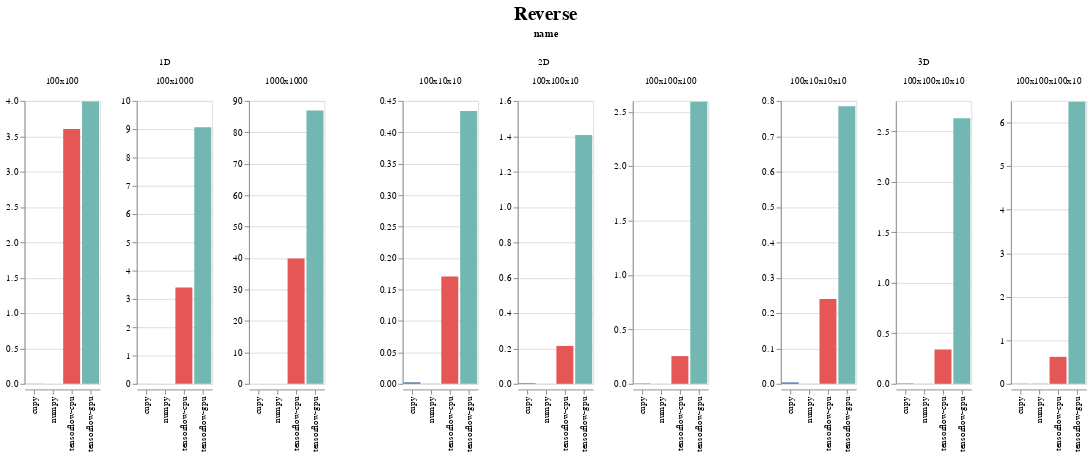

Notebook code for this chart:
### Code cell
display_chart('Reverse')

### Figure 1 — Vega-Lite specification as saved in the notebook (floating-point values rounded to 4 significant figures)
{"config": {"view": {"continuousWidth": 400, "continuousHeight": 300}, "title": {"anchor": "middle", "fontSize": 20, "offset": 5, "orient": "top"}}, "data": {"name": "data-5b74f0fc4a2b6d8491cc252c109c019f"}, "facet": {"column": {"type": "nominal", "field": "name"}}, "spec": {"mark": "bar", "encoding": {"color": {"type": "nominal", "field": "backend", "legend": null}, "column": {"type": "nominal", "field": "shape_str", "sort": {"field": "input_size", "order": "ascending"}, "title": ""}, "x": {"type": "nominal", "axis": {"title": ""}, "field": "backend"}, "y": {"type": "quantitative", "axis": {"title": ""}, "field": "avg_time", "sort": "-x"}}, "resolve": {"scale": {"y": "independent"}}, "title": ""}, "spacing": 50, "title": "Reverse", "$schema": "https://vega.github.io/schema/vega-lite/v4.0.2.json", "datasets": {"data-5b74f0fc4a2b6d8491cc252c109c019f": [{"avg_time": 0.001995, "backend": "cupy", "evoflow_version": "0.5.0", "generations": 10, "group": "Reverse", "input_size": 10000, "max_time": 0.001995, "min_time": 0.001994, "name": "1D", "num_runs": 3, "shape": [100, 100], "shape_str": "100x100", "std_time": 4.899e-07, "system": {"os": {"name": "Windows", "version": "10.0.18362"}, "memory": {"unit": "MB", "used": 20980, "total": 65451}, "cpu": {"name": "Intel64 Family 6 Model 158 Stepping 10, GenuineIntel", "cores": 12, "freqency": 3696.0}, "python": {"numpy": "1.18.3", "tensorflow": {"visible_gpu": ["/physical_device:GPU:0"], "version": "2.2.0"}, "cupy": "7.2.0"}, "gpu": [{"memory": {"unit": "MB", "total": 11264, "used": 2106}, "temperature": {"unit": "C"}, "driver": "445.87", "index": "0", "name": "GeForce RTX 2080 Ti", "value": "60", "usage": "3"}]}, "test_name": "Reverse1D", "test_type": "OP", "ts": 1590449607}, {"avg_time": 3.991, "backend": "tensorflow-gpu", "evoflow_version": "0.5.0", "generations": 10, "group": "Reverse", "input_size": 10000, "max_time": 4.51, "min_time": 3.655, "name": "1D", "num_runs": 3, "shape": [100, 100], "shape_str": "100x100", "std_time": 0.3723, "system": {"os": {"name": "Windows", "version": "10.0.18362"}, "memory": {"unit": "MB", "used": 20986, "total": 65451}, "cpu": {"name": "Intel64 Family 6 Model 158 Stepping 10, GenuineIntel", "cores": 12, "freqency": 3696.0}, "python": {"numpy": "1.18.3", "tensorflow": {"visible_gpu": ["/physical_device:GPU:0"], "version": "2.2.0"}, "cupy": "7.2.0"}, "gpu": [{"memory": {"unit": "MB", "total": 11264, "used": 2137}, "temperature": {"unit": "C"}, "driver": "445.87", "index": "0", "name": "GeForce RTX 2080 Ti", "value": "60", "usage": "2"}]}, "test_name": "Reverse1D", "test_type": "OP", "ts": 1590449621}, {"avg_time": 0.002327, "backend": "cupy", "evoflow_version": "0.5.0", "generations": 10, "group": "Reverse", "input_size": 10000, "max_time": 0.002992, "min_time": 0.001994, "name": "2D", "num_runs": 3, "shape": [100, 10, 10], "shape_str": "100x10x10", "std_time": 0.0004704, "system": {"os": {"name": "Windows", "version": "10.0.18362"}, "memory": {"unit": "MB", "used": 20980, "total": 65451}, "cpu": {"name": "Intel64 Family 6 Model 158 Stepping 10, GenuineIntel", "cores": 12, "freqency": 3696.0}, "python": {"numpy": "1.18.3", "tensorflow": {"visible_gpu": ["/physical_device:GPU:0"], "version": "2.2.0"}, "cupy": "7.2.0"}, "gpu": [{"memory": {"unit": "MB", "total": 11264, "used": 2106}, "temperature": {"unit": "C"}, "driver": "445.87", "index": "0", "name": "GeForce RTX 2080 Ti", "value": "60", "usage": "3"}]}, "test_name": "Reverse2D", "test_type": "OP", "ts": 1590449607}, {"avg_time": 0.1705, "backend": "tensorflow-cpu", "evoflow_version": "0.5.0", "generations": 10, "group": "Reverse", "input_size": 10000, "max_time": 0.19, "min_time": 0.1581, "name": "2D", "num_runs": 3, "shape": [100, 10, 10], "shape_str": "100x10x10", "std_time": 0.01393, "system": {"os": {"name": "Windows", "version": "10.0.18362"}, "memory": {"unit": "MB", "used": 24110, "total": 65451}, "cpu": {"name": "Intel64 Family 6 Model 158 Stepping 10, GenuineIntel", "cores": 12, "freqency": 3696.0}, "python": {"numpy": "1.18.3", "tensorflow": {"visible_gpu": [], "version": "2.2.0"}, "cupy": "7.2.0"}, "gpu": []}, "test_name": "Reverse2D", "test_type": "OP", "ts": 1590452965}, {"avg_time": 3.604, "backend": "tensorflow-cpu", "evoflow_version": "0.5.0", "generations": 10, "group": "Reverse", "input_size": 10000, "max_time": 4.09, "min_time": 3.342, "name": "1D", "num_runs": 3, "shape": [100, 100], "shape_str": "100x100", "std_time": 0.3438, "system": {"os": {"name": "Windows", "version": "10.0.18362"}, "memory": {"unit": "MB", "used": 24110, "total": 65451}, "cpu": {"name": "Intel64 Family 6 Model 158 Stepping 10, GenuineIntel", "cores": 12, "freqency": 3696.0}, "python": {"numpy": "1.18.3", "tensorflow": {"visible_gpu": [], "version": "2.2.0"}, "cupy": "7.2.0"}, "gpu": []}, "test_name": "Reverse1D", "test_type": "OP", "ts": 1590452965}, {"avg_time": 0.0005023, "backend": "numpy", "evoflow_version": "0.5.0", "generations": 10, "group": "Reverse", "input_size": 10000, "max_time": 0.0009975, "min_time": 0.0, "name": "1D", "num_runs": 3, "shape": [100, 100], "shape_str": "100x100", "std_time": 0.0004073, "system": {"os": {"name": "Windows", "version": "10.0.18362"}, "memory": {"unit": "MB", "used": 20934, "total": 65451}, "cpu": {"name": "Intel64 Family 6 Model 158 Stepping 10, GenuineIntel", "cores": 12, "freqency": 3696.0}, "python": {"numpy": "1.18.3", "tensorflow": {"visible_gpu": ["/physical_device:GPU:0"], "version": "2.2.0"}, "cupy": "7.2.0"}, "gpu": []}, "test_name": "Reverse1D", "test_type": "OP", "ts": 1590449592}, {"avg_time": 0.434, "backend": "tensorflow-gpu", "evoflow_version": "0.5.0", "generations": 10, "group": "Reverse", "input_size": 10000, "max_time": 0.4583, "min_time": 0.4189, "name": "2D", "num_runs": 3, "shape": [100, 10, 10], "shape_str": "100x10x10", "std_time": 0.01735, "system": {"os": {"name": "Windows", "version": "10.0.18362"}, "memory": {"unit": "MB", "used": 20986, "total": 65451}, "cpu": {"name": "Intel64 Family 6 Model 158 Stepping 10, GenuineIntel", "cores": 12, "freqency": 3696.0}, "python": {"numpy": "1.18.3", "tensorflow": {"visible_gpu": ["/physical_device:GPU:0"], "version": "2.2.0"}, "cupy": "7.2.0"}, "gpu": [{"memory": {"unit": "MB", "total": 11264, "used": 2137}, "temperature": {"unit": "C"}, "driver": "445.87", "index": "0", "name": "GeForce RTX 2080 Ti", "value": "60", "usage": "2"}]}, "test_name": "Reverse2D", "test_type": "OP", "ts": 1590449621}, {"avg_time": 0.0003324, "backend": "numpy", "evoflow_version": "0.5.0", "generations": 10, "group": "Reverse", "input_size": 10000, "max_time": 0.0009971, "min_time": 0.0, "name": "2D", "num_runs": 3, "shape": [100, 10, 10], "shape_str": "100x10x10", "std_time": 0.00047, "system": {"os": {"name": "Windows", "version": "10.0.18362"}, "memory": {"unit": "MB", "used": 20934, "total": 65451}, "cpu": {"name": "Intel64 Family 6 Model 158 Stepping 10, GenuineIntel", "cores": 12, "freqency": 3696.0}, "python": {"numpy": "1.18.3", "tensorflow": {"visible_gpu": ["/physical_device:GPU:0"], "version": "2.2.0"}, "cupy": "7.2.0"}, "gpu": []}, "test_name": "Reverse2D", "test_type": "OP", "ts": 1590449592}, {"avg_time": 9.073, "backend": "tensorflow-gpu", "evoflow_version": "0.5.0", "generations": 10, "group": "Reverse", "input_size": 100000, "max_time": 9.769, "min_time": 8.686, "name": "1D", "num_runs": 3, "shape": [100, 1000], "shape_str": "100x1000", "std_time": 0.4933, "system": {"os": {"name": "Windows", "version": "10.0.18362"}, "memory": {"unit": "MB", "used": 20986, "total": 65451}, "cpu": {"name": "Intel64 Family 6 Model 158 Stepping 10, GenuineIntel", "cores": 12, "freqency": 3696.0}, "python": {"numpy": "1.18.3", "tensorflow": {"visible_gpu": ["/physical_device:GPU:0"], "version": "2.2.0"}, "cupy": "7.2.0"}, "gpu": [{"memory": {"unit": "MB", "total": 11264, "used": 2137}, "temperature": {"unit": "C"}, "driver": "445.87", "index": "0", "name": "GeForce RTX 2080 Ti", "value": "60", "usage": "2"}]}, "test_name": "Reverse1D", "test_type": "OP", "ts": 1590449621}, {"avg_time": 0.2399, "backend": "tensorflow-cpu", "evoflow_version": "0.5.0", "generations": 10, "group": "Reverse", "input_size": 100000, "max_time": 0.2643, "min_time": 0.2229, "name": "3D", "num_runs": 3, "shape": [100, 10, 10, 10], "shape_str": "100x10x10x10", "std_time": 0.0177, "system": {"os": {"name": "Windows", "version": "10.0.18362"}, "memory": {"unit": "MB", "used": 24110, "total": 65451}, "cpu": {"name": "Intel64 Family 6 Model 158 Stepping 10, GenuineIntel", "cores": 12, "freqency": 3696.0}, "python": {"numpy": "1.18.3", "tensorflow": {"visible_gpu": [], "version": "2.2.0"}, "cupy": "7.2.0"}, "gpu": []}, "test_name": "Reverse3D", "test_type": "OP", "ts": 1590452965}, {"avg_time": 0.2141, "backend": "tensorflow-cpu", "evoflow_version": "0.5.0", "generations": 10, "group": "Reverse", "input_size": 100000, "max_time": 0.2384, "min_time": 0.18, "name": "2D", "num_runs": 3, "shape": [100, 100, 10], "shape_str": "100x100x10", "std_time": 0.02481, "system": {"os": {"name": "Windows", "version": "10.0.18362"}, "memory": {"unit": "MB", "used": 24110, "total": 65451}, "cpu": {"name": "Intel64 Family 6 Model 158 Stepping 10, GenuineIntel", "cores": 12, "freqency": 3696.0}, "python": {"numpy": "1.18.3", "tensorflow": {"visible_gpu": [], "version": "2.2.0"}, "cupy": "7.2.0"}, "gpu": []}, "test_name": "Reverse2D", "test_type": "OP", "ts": 1590452965}, {"avg_time": 3.404, "backend": "tensorflow-cpu", "evoflow_version": "0.5.0", "generations": 10, "group": "Reverse", "input_size": 100000, "max_time": 3.659, "min_time": 3.264, "name": "1D", "num_runs": 3, "shape": [100, 1000], "shape_str": "100x1000", "std_time": 0.1805, "system": {"os": {"name": "Windows", "version": "10.0.18362"}, "memory": {"unit": "MB", "used": 24110, "total": 65451}, "cpu": {"name": "Intel64 Family 6 Model 158 Stepping 10, GenuineIntel", "cores": 12, "freqency": 3696.0}, "python": {"numpy": "1.18.3", "tensorflow": {"visible_gpu": [], "version": "2.2.0"}, "cupy": "7.2.0"}, "gpu": []}, "test_name": "Reverse1D", "test_type": "OP", "ts": 1590452965}, {"avg_time": 0.0003324, "backend": "numpy", "evoflow_version": "0.5.0", "generations": 10, "group": "Reverse", "input_size": 100000, "max_time": 0.0009971, "min_time": 0.0, "name": "2D", "num_runs": 3, "shape": [100, 100, 10], "shape_str": "100x100x10", "std_time": 0.00047, "system": {"os": {"name": "Windows", "version": "10.0.18362"}, "memory": {"unit": "MB", "used": 20934, "total": 65451}, "cpu": {"name": "Intel64 Family 6 Model 158 Stepping 10, GenuineIntel", "cores": 12, "freqency": 3696.0}, "python": {"numpy": "1.18.3", "tensorflow": {"visible_gpu": ["/physical_device:GPU:0"], "version": "2.2.0"}, "cupy": "7.2.0"}, "gpu": []}, "test_name": "Reverse2D", "test_type": "OP", "ts": 1590449592}, {"avg_time": 0.0003325, "backend": "numpy", "evoflow_version": "0.5.0", "generations": 10, "group": "Reverse", "input_size": 100000, "max_time": 0.0009975, "min_time": 0.0, "name": "3D", "num_runs": 3, "shape": [100, 10, 10, 10], "shape_str": "100x10x10x10", "std_time": 0.0004702, "system": {"os": {"name": "Windows", "version": "10.0.18362"}, "memory": {"unit": "MB", "used": 20934, "total": 65451}, "cpu": {"name": "Intel64 Family 6 Model 158 Stepping 10, GenuineIntel", "cores": 12, "freqency": 3696.0}, "python": {"numpy": "1.18.3", "tensorflow": {"visible_gpu": ["/physical_device:GPU:0"], "version": "2.2.0"}, "cupy": "7.2.0"}, "gpu": []}, "test_name": "Reverse3D", "test_type": "OP", "ts": 1590449592}, {"avg_time": 1.407, "backend": "tensorflow-gpu", "evoflow_version": "0.5.0", "generations": 10, "group": "Reverse", "input_size": 100000, "max_time": 1.668, "min_time": 1.225, "name": "2D", "num_runs": 3, "shape": [100, 100, 10], "shape_str": "100x100x10", "std_time": 0.1893, "system": {"os": {"name": "Windows", "version": "10.0.18362"}, "memory": {"unit": "MB", "used": 20986, "total": 65451}, "cpu": {"name": "Intel64 Family 6 Model 158 Stepping 10, GenuineIntel", "cores": 12, "freqency": 3696.0}, "python": {"numpy": "1.18.3", "tensorflow": {"visible_gpu": ["/physical_device:GPU:0"], "version": "2.2.0"}, "cupy": "7.2.0"}, "gpu": [{"memory": {"unit": "MB", "total": 11264, "used": 2137}, "temperature": {"unit": "C"}, "driver": "445.87", "index": "0", "name": "GeForce RTX 2080 Ti", "value": "60", "usage": "2"}]}, "test_name": "Reverse2D", "test_type": "OP", "ts": 1590449621}, {"avg_time": 0.0003324, "backend": "numpy", "evoflow_version": "0.5.0", "generations": 10, "group": "Reverse", "input_size": 100000, "max_time": 0.0009973, "min_time": 0.0, "name": "1D", "num_runs": 3, "shape": [100, 1000], "shape_str": "100x1000", "std_time": 0.0004701, "system": {"os": {"name": "Windows", "version": "10.0.18362"}, "memory": {"unit": "MB", "used": 20934, "total": 65451}, "cpu": {"name": "Intel64 Family 6 Model 158 Stepping 10, GenuineIntel", "cores": 12, "freqency": 3696.0}, "python": {"numpy": "1.18.3", "tensorflow": {"visible_gpu": ["/physical_device:GPU:0"], "version": "2.2.0"}, "cupy": "7.2.0"}, "gpu": []}, "test_name": "Reverse1D", "test_type": "OP", "ts": 1590449592}, {"avg_time": 0.001662, "backend": "cupy", "evoflow_version": "0.5.0", "generations": 10, "group": "Reverse", "input_size": 100000, "max_time": 0.001995, "min_time": 0.0009973, "name": "1D", "num_runs": 3, "shape": [100, 1000], "shape_str": "100x1000", "std_time": 0.0004702, "system": {"os": {"name": "Windows", "version": "10.0.18362"}, "memory": {"unit": "MB", "used": 20980, "total": 65451}, "cpu": {"name": "Intel64 Family 6 Model 158 Stepping 10, GenuineIntel", "cores": 12, "freqency": 3696.0}, "python": {"numpy": "1.18.3", "tensorflow": {"visible_gpu": ["/physical_device:GPU:0"], "version": "2.2.0"}, "cupy": "7.2.0"}, "gpu": [{"memory": {"unit": "MB", "total": 11264, "used": 2106}, "temperature": {"unit": "C"}, "driver": "445.87", "index": "0", "name": "GeForce RTX 2080 Ti", "value": "60", "usage": "3"}]}, "test_name": "Reverse1D", "test_type": "OP", "ts": 1590449607}, {"avg_time": 0.7849, "backend": "tensorflow-gpu", "evoflow_version": "0.5.0", "generations": 10, "group": "Reverse", "input_size": 100000, "max_time": 0.7939, "min_time": 0.772, "name": "3D", "num_runs": 3, "shape": [100, 10, 10, 10], "shape_str": "100x10x10x10", "std_time": 0.009387, "system": {"os": {"name": "Windows", "version": "10.0.18362"}, "memory": {"unit": "MB", "used": 20986, "total": 65451}, "cpu": {"name": "Intel64 Family 6 Model 158 Stepping 10, GenuineIntel", "cores": 12, "freqency": 3696.0}, "python": {"numpy": "1.18.3", "tensorflow": {"visible_gpu": ["/physical_device:GPU:0"], "version": "2.2.0"}, "cupy": "7.2.0"}, "gpu": [{"memory": {"unit": "MB", "total": 11264, "used": 2137}, "temperature": {"unit": "C"}, "driver": "445.87", "index": "0", "name": "GeForce RTX 2080 Ti", "value": "60", "usage": "2"}]}, "test_name": "Reverse3D", "test_type": "OP", "ts": 1590449621}, {"avg_time": 0.003989, "backend": "cupy", "evoflow_version": "0.5.0", "generations": 10, "group": "Reverse", "input_size": 100000, "max_time": 0.004986, "min_time": 0.002992, "name": "3D", "num_runs": 3, "shape": [100, 10, 10, 10], "shape_str": "100x10x10x10", "std_time": 0.0008142, "system": {"os": {"name": "Windows", "version": "10.0.18362"}, "memory": {"unit": "MB", "used": 20980, "total": 65451}, "cpu": {"name": "Intel64 Family 6 Model 158 Stepping 10, GenuineIntel", "cores": 12, "freqency": 3696.0}, "python": {"numpy": "1.18.3", "tensorflow": {"visible_gpu": ["/physical_device:GPU:0"], "version": "2.2.0"}, "cupy": "7.2.0"}, "gpu": [{"memory": {"unit": "MB", "total": 11264, "used": 2106}, "temperature": {"unit": "C"}, "driver": "445.87", "index": "0", "name": "GeForce RTX 2080 Ti", "value": "60", "usage": "3"}]}, "test_name": "Reverse3D", "test_type": "OP", "ts": 1590449607}, {"avg_time": 0.003657, "backend": "cupy", "evoflow_version": "0.5.0", "generations": 10, "group": "Reverse", "input_size": 100000, "max_time": 0.004987, "min_time": 0.002991, "name": "2D", "num_runs": 3, "shape": [100, 100, 10], "shape_str": "100x100x10", "std_time": 0.0009405, "system": {"os": {"name": "Windows", "version": "10.0.18362"}, "memory": {"unit": "MB", "used": 20980, "total": 65451}, "cpu": {"name": "Intel64 Family 6 Model 158 Stepping 10, GenuineIntel", "cores": 12, "freqency": 3696.0}, "python": {"numpy": "1.18.3", "tensorflow": {"visible_gpu": ["/physical_device:GPU:0"], "version": "2.2.0"}, "cupy": "7.2.0"}, "gpu": [{"memory": {"unit": "MB", "total": 11264, "used": 2106}, "temperature": {"unit": "C"}, "driver": "445.87", "index": "0", "name": "GeForce RTX 2080 Ti", "value": "60", "usage": "3"}]}, "test_name": "Reverse2D", "test_type": "OP", "ts": 1590449607}, {"avg_time": 86.92, "backend": "tensorflow-gpu", "evoflow_version": "0.5.0", "generations": 10, "group": "Reverse", "input_size": 1000000, "max_time": 112.4, "min_time": 63.59, "name": "1D", "num_runs": 3, "shape": [1000, 1000], "shape_str": "1000x1000", "std_time": 19.99, "system": {"os": {"name": "Windows", "version": "10.0.18362"}, "memory": {"unit": "MB", "used": 20986, "total": 65451}, "cpu": {"name": "Intel64 Family 6 Model 158 Stepping 10, GenuineIntel", "cores": 12, "freqency": 3696.0}, "python": {"numpy": "1.18.3", "tensorflow": {"visible_gpu": ["/physical_device:GPU:0"], "version": "2.2.0"}, "cupy": "7.2.0"}, "gpu": [{"memory": {"unit": "MB", "total": 11264, "used": 2137}, "temperature": {"unit": "C"}, "driver": "445.87", "index": "0", "name": "GeForce RTX 2080 Ti", "value": "60", "usage": "2"}]}, "test_name": "Reverse1D", "test_type": "OP", "ts": 1590449621}, {"avg_time": 0.00133, "backend": "cupy", "evoflow_version": "0.5.0", "generations": 10, "group": "Reverse", "input_size": 1000000, "max_time": 0.001995, "min_time": 0.0009973, "name": "1D", "num_runs": 3, "shape": [1000, 1000], "shape_str": "1000x1000", "std_time": 0.00047, "system": {"os": {"name": "Windows", "version": "10.0.18362"}, "memory": {"unit": "MB", "used": 20980, "total": 65451}, "cpu": {"name": "Intel64 Family 6 Model 158 Stepping 10, GenuineIntel", "cores": 12, "freqency": 3696.0}, "python": {"numpy": "1.18.3", "tensorflow": {"visible_gpu": ["/physical_device:GPU:0"], "version": "2.2.0"}, "cupy": "7.2.0"}, "gpu": [{"memory": {"unit": "MB", "total": 11264, "used": 2106}, "temperature": {"unit": "C"}, "driver": "445.87", "index": "0", "name": "GeForce RTX 2080 Ti", "value": "60", "usage": "3"}]}, "test_name": "Reverse1D", "test_type": "OP", "ts": 1590449607}, {"avg_time": 2.592, "backend": "tensorflow-gpu", "evoflow_version": "0.5.0", "generations": 10, "group": "Reverse", "input_size": 1000000, "max_time": 5.464, "min_time": 0.9096, "name": "2D", "num_runs": 3, "shape": [100, 100, 100], "shape_str": "100x100x100", "std_time": 2.041, "system": {"os": {"name": "Windows", "version": "10.0.18362"}, "memory": {"unit": "MB", "used": 20986, "total": 65451}, "cpu": {"name": "Intel64 Family 6 Model 158 Stepping 10, GenuineIntel", "cores": 12, "freqency": 3696.0}, "python": {"numpy": "1.18.3", "tensorflow": {"visible_gpu": ["/physical_device:GPU:0"], "version": "2.2.0"}, "cupy": "7.2.0"}, "gpu": [{"memory": {"unit": "MB", "total": 11264, "used": 2137}, "temperature": {"unit": "C"}, "driver": "445.87", "index": "0", "name": "GeForce RTX 2080 Ti", "value": "60", "usage": "2"}]}, "test_name": "Reverse2D", "test_type": "OP", "ts": 1590449621}, {"avg_time": 0.3396, "backend": "tensorflow-cpu", "evoflow_version": "0.5.0", "generations": 10, "group": "Reverse", "input_size": 1000000, "max_time": 0.4732, "min_time": 0.2578, "name": "3D", "num_runs": 3, "shape": [100, 100, 10, 10], "shape_str": "100x100x10x10", "std_time": 0.09529, "system": {"os": {"name": "Windows", "version": "10.0.18362"}, "memory": {"unit": "MB", "used": 24110, "total": 65451}, "cpu": {"name": "Intel64 Family 6 Model 158 Stepping 10, GenuineIntel", "cores": 12, "freqency": 3696.0}, "python": {"numpy": "1.18.3", "tensorflow": {"visible_gpu": [], "version": "2.2.0"}, "cupy": "7.2.0"}, "gpu": []}, "test_name": "Reverse3D", "test_type": "OP", "ts": 1590452965}, {"avg_time": 0.0006649, "backend": "numpy", "evoflow_version": "0.5.0", "generations": 10, "group": "Reverse", "input_size": 1000000, "max_time": 0.0009975, "min_time": 0.0, "name": "2D", "num_runs": 3, "shape": [100, 100, 100], "shape_str": "100x100x100", "std_time": 0.0004702, "system": {"os": {"name": "Windows", "version": "10.0.18362"}, "memory": {"unit": "MB", "used": 20934, "total": 65451}, "cpu": {"name": "Intel64 Family 6 Model 158 Stepping 10, GenuineIntel", "cores": 12, "freqency": 3696.0}, "python": {"numpy": "1.18.3", "tensorflow": {"visible_gpu": ["/physical_device:GPU:0"], "version": "2.2.0"}, "cupy": "7.2.0"}, "gpu": []}, "test_name": "Reverse2D", "test_type": "OP", "ts": 1590449592}, {"avg_time": 0.001662, "backend": "numpy", "evoflow_version": "0.5.0", "generations": 10, "group": "Reverse", "input_size": 1000000, "max_time": 0.001995, "min_time": 0.0009973, "name": "1D", "num_runs": 3, "shape": [1000, 1000], "shape_str": "1000x1000", "std_time": 0.0004701, "system": {"os": {"name": "Windows", "version": "10.0.18362"}, "memory": {"unit": "MB", "used": 20934, "total": 65451}, "cpu": {"name": "Intel64 Family 6 Model 158 Stepping 10, GenuineIntel", "cores": 12, "freqency": 3696.0}, "python": {"numpy": "1.18.3", "tensorflow": {"visible_gpu": ["/physical_device:GPU:0"], "version": "2.2.0"}, "cupy": "7.2.0"}, "gpu": []}, "test_name": "Reverse1D", "test_type": "OP", "ts": 1590449592}, {"avg_time": 39.88, "backend": "tensorflow-cpu", "evoflow_version": "0.5.0", "generations": 10, "group": "Reverse", "input_size": 1000000, "max_time": 41.22, "min_time": 38.52, "name": "1D", "num_runs": 3, "shape": [1000, 1000], "shape_str": "1000x1000", "std_time": 1.099, "system": {"os": {"name": "Windows", "version": "10.0.18362"}, "memory": {"unit": "MB", "used": 24110, "total": 65451}, "cpu": {"name": "Intel64 Family 6 Model 158 Stepping 10, GenuineIntel", "cores": 12, "freqency": 3696.0}, "python": {"numpy": "1.18.3", "tensorflow": {"visible_gpu": [], "version": "2.2.0"}, "cupy": "7.2.0"}, "gpu": []}, "test_name": "Reverse1D", "test_type": "OP", "ts": 1590452965}, {"avg_time": 0.003989, "backend": "cupy", "evoflow_version": "0.5.0", "generations": 10, "group": "Reverse", "input_size": 1000000, "max_time": 0.004987, "min_time": 0.002992, "name": "3D", "num_runs": 3, "shape": [100, 100, 10, 10], "shape_str": "100x100x10x10", "std_time": 0.0008145, "system": {"os": {"name": "Windows", "version": "10.0.18362"}, "memory": {"unit": "MB", "used": 20980, "total": 65451}, "cpu": {"name": "Intel64 Family 6 Model 158 Stepping 10, GenuineIntel", "cores": 12, "freqency": 3696.0}, "python": {"numpy": "1.18.3", "tensorflow": {"visible_gpu": ["/physical_device:GPU:0"], "version": "2.2.0"}, "cupy": "7.2.0"}, "gpu": [{"memory": {"unit": "MB", "total": 11264, "used": 2106}, "temperature": {"unit": "C"}, "driver": "445.87", "index": "0", "name": "GeForce RTX 2080 Ti", "value": "60", "usage": "3"}]}, "test_name": "Reverse3D", "test_type": "OP", "ts": 1590449607}, {"avg_time": 2.628, "backend": "tensorflow-gpu", "evoflow_version": "0.5.0", "generations": 10, "group": "Reverse", "input_size": 1000000, "max_time": 3.713, "min_time": 1.984, "name": "3D", "num_runs": 3, "shape": [100, 100, 10, 10], "shape_str": "100x100x10x10", "std_time": 0.7716, "system": {"os": {"name": "Windows", "version": "10.0.18362"}, "memory": {"unit": "MB", "used": 20986, "total": 65451}, "cpu": {"name": "Intel64 Family 6 Model 158 Stepping 10, GenuineIntel", "cores": 12, "freqency": 3696.0}, "python": {"numpy": "1.18.3", "tensorflow": {"visible_gpu": ["/physical_device:GPU:0"], "version": "2.2.0"}, "cupy": "7.2.0"}, "gpu": [{"memory": {"unit": "MB", "total": 11264, "used": 2137}, "temperature": {"unit": "C"}, "driver": "445.87", "index": "0", "name": "GeForce RTX 2080 Ti", "value": "60", "usage": "2"}]}, "test_name": "Reverse3D", "test_type": "OP", "ts": 1590449621}, {"avg_time": 0.0009973, "backend": "numpy", "evoflow_version": "0.5.0", "generations": 10, "group": "Reverse", "input_size": 1000000, "max_time": 0.0009978, "min_time": 0.0009971, "name": "3D", "num_runs": 3, "shape": [100, 100, 10, 10], "shape_str": "100x100x10x10", "std_time": 3.372e-07, "system": {"os": {"name": "Windows", "version": "10.0.18362"}, "memory": {"unit": "MB", "used": 20934, "total": 65451}, "cpu": {"name": "Intel64 Family 6 Model 158 Stepping 10, GenuineIntel", "cores": 12, "freqency": 3696.0}, "python": {"numpy": "1.18.3", "tensorflow": {"visible_gpu": ["/physical_device:GPU:0"], "version": "2.2.0"}, "cupy": "7.2.0"}, "gpu": []}, "test_name": "Reverse3D", "test_type": "OP", "ts": 1590449592}, {"avg_time": 0.2548, "backend": "tensorflow-cpu", "evoflow_version": "0.5.0", "generations": 10, "group": "Reverse", "input_size": 1000000, "max_time": 0.3007, "min_time": 0.2184, "name": "2D", "num_runs": 3, "shape": [100, 100, 100], "shape_str": "100x100x100", "std_time": 0.03426, "system": {"os": {"name": "Windows", "version": "10.0.18362"}, "memory": {"unit": "MB", "used": 24110, "total": 65451}, "cpu": {"name": "Intel64 Family 6 Model 158 Stepping 10, GenuineIntel", "cores": 12, "freqency": 3696.0}, "python": {"numpy": "1.18.3", "tensorflow": {"visible_gpu": [], "version": "2.2.0"}, "cupy": "7.2.0"}, "gpu": []}, "test_name": "Reverse2D", "test_type": "OP", "ts": 1590452965}, {"avg_time": 0.003325, "backend": "cupy", "evoflow_version": "0.5.0", "generations": 10, "group": "Reverse", "input_size": 1000000, "max_time": 0.003989, "min_time": 0.002992, "name": "2D", "num_runs": 3, "shape": [100, 100, 100], "shape_str": "100x100x100", "std_time": 0.00047, "system": {"os": {"name": "Windows", "version": "10.0.18362"}, "memory": {"unit": "MB", "used": 20980, "total": 65451}, "cpu": {"name": "Intel64 Family 6 Model 158 Stepping 10, GenuineIntel", "cores": 12, "freqency": 3696.0}, "python": {"numpy": "1.18.3", "tensorflow": {"visible_gpu": ["/physical_device:GPU:0"], "version": "2.2.0"}, "cupy": "7.2.0"}, "gpu": [{"memory": {"unit": "MB", "total": 11264, "used": 2106}, "temperature": {"unit": "C"}, "driver": "445.87", "index": "0", "name": "GeForce RTX 2080 Ti", "value": "60", "usage": "3"}]}, "test_name": "Reverse2D", "test_type": "OP", "ts": 1590449607}, {"avg_time": 0.005984, "backend": "numpy", "evoflow_version": "0.5.0", "generations": 10, "group": "Reverse", "input_size": 10000000, "max_time": 0.005986, "min_time": 0.005983, "name": "3D", "num_runs": 3, "shape": [100, 100, 100, 10], "shape_str": "100x100x100x10", "std_time": 1.252e-06, "system": {"os": {"name": "Windows", "version": "10.0.18362"}, "memory": {"unit": "MB", "used": 20934, "total": 65451}, "cpu": {"name": "Intel64 Family 6 Model 158 Stepping 10, GenuineIntel", "cores": 12, "freqency": 3696.0}, "python": {"numpy": "1.18.3", "tensorflow": {"visible_gpu": ["/physical_device:GPU:0"], "version": "2.2.0"}, "cupy": "7.2.0"}, "gpu": []}, "test_name": "Reverse3D", "test_type": "OP", "ts": 1590449592}, {"avg_time": 0.004822, "backend": "cupy", "evoflow_version": "0.5.0", "generations": 10, "group": "Reverse", "input_size": 10000000, "max_time": 0.004987, "min_time": 0.0045, "name": "3D", "num_runs": 3, "shape": [100, 100, 100, 10], "shape_str": "100x100x100x10", "std_time": 0.0002279, "system": {"os": {"name": "Windows", "version": "10.0.18362"}, "memory": {"unit": "MB", "used": 20980, "total": 65451}, "cpu": {"name": "Intel64 Family 6 Model 158 Stepping 10, GenuineIntel", "cores": 12, "freqency": 3696.0}, "python": {"numpy": "1.18.3", "tensorflow": {"visible_gpu": ["/physical_device:GPU:0"], "version": "2.2.0"}, "cupy": "7.2.0"}, "gpu": [{"memory": {"unit": "MB", "total": 11264, "used": 2106}, "temperature": {"unit": "C"}, "driver": "445.87", "index": "0", "name": "GeForce RTX 2080 Ti", "value": "60", "usage": "3"}]}, "test_name": "Reverse3D", "test_type": "OP", "ts": 1590449607}, {"avg_time": 0.6187, "backend": "tensorflow-cpu", "evoflow_version": "0.5.0", "generations": 10, "group": "Reverse", "input_size": 10000000, "max_time": 0.6578, "min_time": 0.5655, "name": "3D", "num_runs": 3, "shape": [100, 100, 100, 10], "shape_str": "100x100x100x10", "std_time": 0.03897, "system": {"os": {"name": "Windows", "version": "10.0.18362"}, "memory": {"unit": "MB", "used": 24110, "total": 65451}, "cpu": {"name": "Intel64 Family 6 Model 158 Stepping 10, GenuineIntel", "cores": 12, "freqency": 3696.0}, "python": {"numpy": "1.18.3", "tensorflow": {"visible_gpu": [], "version": "2.2.0"}, "cupy": "7.2.0"}, "gpu": []}, "test_name": "Reverse3D", "test_type": "OP", "ts": 1590452965}, {"avg_time": 6.48, "backend": "tensorflow-gpu", "evoflow_version": "0.5.0", "generations": 10, "group": "Reverse", "input_size": 10000000, "max_time": 11.11, "min_time": 3.399, "name": "3D", "num_runs": 3, "shape": [100, 100, 100, 10], "shape_str": "100x100x100x10", "std_time": 3.333, "system": {"os": {"name": "Windows", "version": "10.0.18362"}, "memory": {"unit": "MB", "used": 20986, "total": 65451}, "cpu": {"name": "Intel64 Family 6 Model 158 Stepping 10, GenuineIntel", "cores": 12, "freqency": 3696.0}, "python": {"numpy": "1.18.3", "tensorflow": {"visible_gpu": ["/physical_device:GPU:0"], "version": "2.2.0"}, "cupy": "7.2.0"}, "gpu": [{"memory": {"unit": "MB", "total": 11264, "used": 2137}, "temperature": {"unit": "C"}, "driver": "445.87", "index": "0", "name": "GeForce RTX 2080 Ti", "value": "60", "usage": "2"}]}, "test_name": "Reverse3D", "test_type": "OP", "ts": 1590449621}]}}
